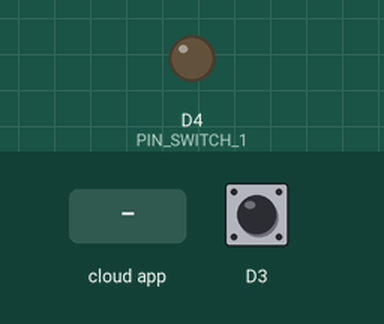
Simulated run of this sketch. Board: ESP8266 (NodeMCU). Shown: output pins drawn as LEDs (lit = HIGH). The inputs (shaded band) are chosen by the test bench; at power-on: D3 HIGH. The RemoteXY app is connected.

Above: at 1.2 s.
1.3 s: the phone or cloud app sets switch_1 to 1
At 1.6 s:
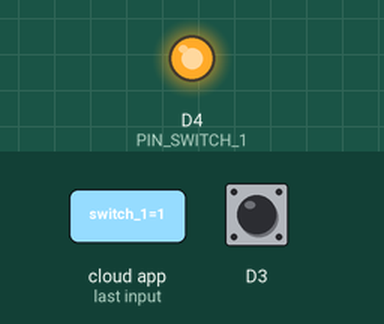
2.8 s: the phone or cloud app sets switch_1 to 0
At 4.0 s:
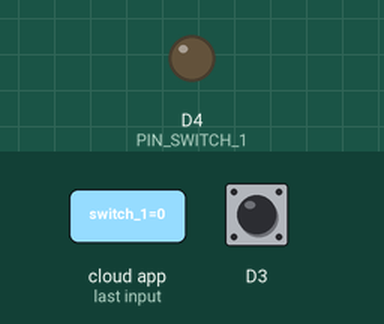
Timing chart, 0 to 5.8 s (numbered marks = the images above; inputs shaded):
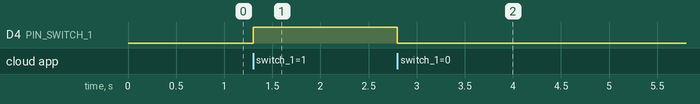

Measured:
- after the input at 1.3 s, D4 (PIN_SWITCH_1): LOW → HIGH at once
- after the input at 2.8 s, D4 (PIN_SWITCH_1): HIGH → LOW at once

The sketch:

sketch_pushwifi.ino
```cpp
//////////////////////////////////////////////
//        RemoteXY include library          //
//////////////////////////////////////////////

// RemoteXY select connection mode and include library
#define REMOTEXY_MODE__ESP8266WIFI_LIB_POINT
#include <ESP8266WiFi.h>

#include <RemoteXY.h>

// RemoteXY connection settings
#define REMOTEXY_WIFI_SSID "RemoteXY"
#define REMOTEXY_WIFI_PASSWORD "rplk9969"
#define REMOTEXY_SERVER_PORT 6377


// RemoteXY configurate
#pragma pack(push, 1)
uint8_t RemoteXY_CONF[] =
  { 255,1,0,1,0,26,0,8,13,0,
  2,0,15,25,25,13,2,26,31,31,
  79,78,0,79,70,70,0,65,4,64,
  23,17,17 };

// this structure defines all the variables of your control interface
struct {

    // input variable
  uint8_t switch_1; // =1 if switch ON and =0 if OFF

    // output variable
  uint8_t EstadoPush_r; // =0..255 LED Red brightness

    // other variable
  uint8_t connect_flag;  // =1 if wire connected, else =0

} RemoteXY;
#pragma pack(pop)

/////////////////////////////////////////////
//           END RemoteXY include          //
/////////////////////////////////////////////

#define PIN_SWITCH_1 D4


void setup()
{
  RemoteXY_Init ();

  pinMode (PIN_SWITCH_1, OUTPUT);
  pinMode (0,INPUT);
  // TODO you setup code

}

void loop()
{
  RemoteXY_Handler ();

  digitalWrite(PIN_SWITCH_1, (RemoteXY.switch_1==0)?LOW:HIGH);

   if (digitalRead(0) == LOW) // si el pin 0 es el pulsador oprimido es 0
    RemoteXY.EstadoPush_r = 255;   // then turn on red light
  else                        // else
    RemoteXY.EstadoPush_r = 0;     // turn off red
  // TODO you loop code
  // use the RemoteXY structure for data transfer


}
```
